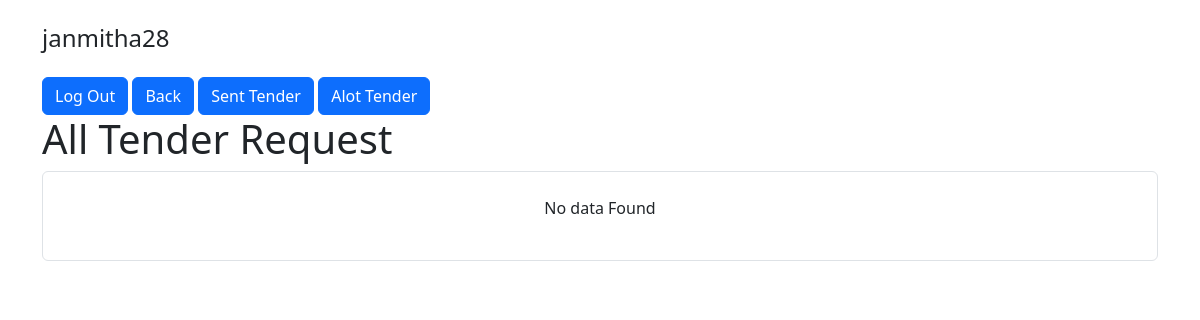
The app's page /tender-requests/index.php (signed in), older data.
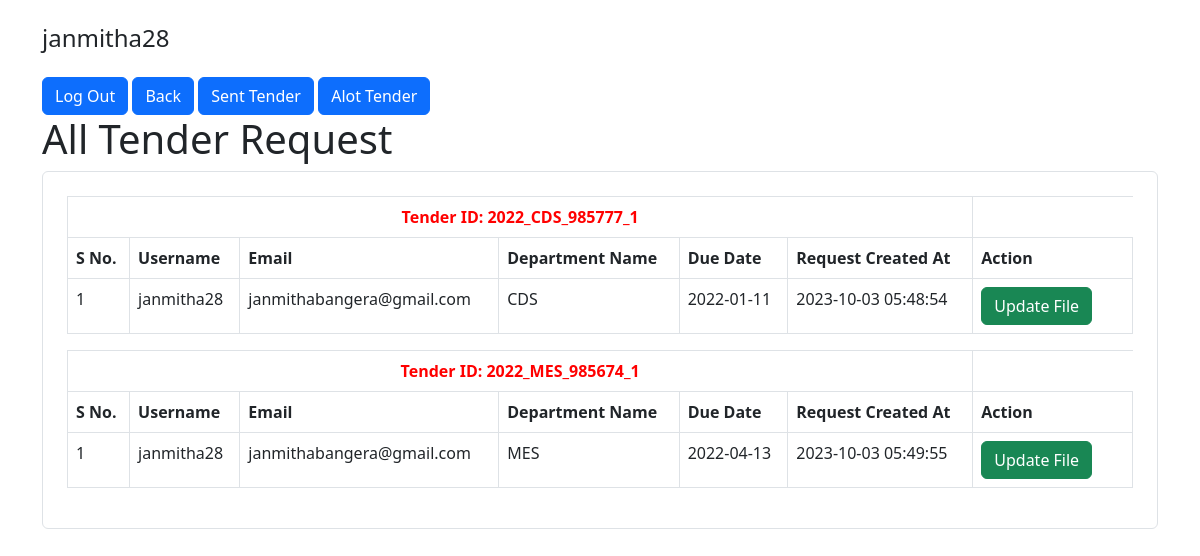
The same page, newer data.
### tables this page shows
CREATE TABLE `user_tender_requests` (
  `id` int(11) NOT NULL,
  `user_id` int(11) NOT NULL,
  `tender_id` int(11) NOT NULL,
  `created_at` timestamp NOT NULL DEFAULT current_timestamp(),
  `status` varchar(15) NOT NULL,
  `tender_no` varchar(20) DEFAULT NULL,
  `name_of_work` varchar(255) DEFAULT NULL,
  `file_name` varchar(40) DEFAULT NULL,
  `reference_code` varchar(20) DEFAULT NULL,
  `section_id` varchar(20) NOT NULL,
  `sent_at` datetime DEFAULT NULL,
  `edit_user_id` int(11) DEFAULT NULL,
  `allotted_at` datetime DEFAULT NULL,
  `updated_at` datetime DEFAULT current_timestamp() ON UPDATE current_timestamp()
);

CREATE TABLE `users` (
  `id` int(11) NOT NULL,
  `username` varchar(30) NOT NULL,
  `email` varchar(50) NOT NULL,
  `password` varchar(255) NOT NULL,
  `created_at` datetime NOT NULL DEFAULT current_timestamp()
);

CREATE TABLE `department` (
  `id` int(11) NOT NULL,
  `name` varchar(255) DEFAULT NULL
);

CREATE TABLE `tenders` (
  `id` int(11) NOT NULL,
  `due_date` date DEFAULT NULL,
  `tenderID` varchar(255) DEFAULT NULL,
  `department_id` int(11) DEFAULT NULL
);

### tender-requests/index.php (the view, shortened to what this page needs)
<?php
require_once "../config.php";
$query = "SELECT users.username,users.email, department.name as departmentName,
tenders.tenderID, tenders.due_date, user_tender_requests.created_at,user_tender_requests.id FROM `user_tender_requests`
inner join `users` on user_tender_requests.user_id= users.id inner join `tenders` on
user_tender_requests.tender_id = tenders.id inner join `department` on tenders.department_id = department.id where user_tender_requests.status= 'Requested'";
$data = [];
$result = $link->query($query);
while ($row = $result->fetch_assoc()) {
    $data[$row['tenderID']][] = $row;
}
?>
<!DOCTYPE html>
<html lang="en">
<head>
    <link rel="stylesheet" href="../style.css">
    <link href="https://cdn.jsdelivr.net/npm/bootstrap@5.2.0-beta1/dist/css/bootstrap.min.css" rel="stylesheet">
</head>
<body>
    <div class="container">
        <div class="col-lg-5 text-left">
            <h4 class="my-4"><?= htmlspecialchars($_SESSION["username"]); ?></h4>
            <a href="./logout.php" class="btn btn-primary">Log Out</a>
            <a href="../" class="btn btn-primary">Back </a>
            <a href="../sent-tenders/" class="btn btn-primary">Sent Tender</a>
            <a href="../alot-tenders/" class="btn btn-primary">Alot Tender</a>
        </div>
        <div class="row justify-content-center">
            <div class="col-lg-12">
                <h1>All Tender Request</h1>
                <div class="form-wrap border rounded p-4">
                    <?php if (count($data) > 0) {
                        foreach ($data  as $key => $values) { ?>
                            <table class="table  table-bordered">
                                <thead>
                                    <tr>
                                        <th colspan="6" class="text-center tenderID"> Tender ID: <?= $key ?></th>
                                    </tr>
                                </thead>
                                <tbody>
                                    <tr class="header">
                                        <td>S No.</td>
                                        <td>Username</td>
                                        <td>Email</td>
                                        <td>Department Name</td>
                                        <td>Due Date</td>
                                        <td>Request Created At</td>
                                        <td>Action</td>
                                    </tr>
                                    <?php
                                    $counter=1;
                                    foreach ($values as $itemKey => $item) { ?>
                                        <tr>
                                            <td><?php echo $counter ?></td>
                                            <td><?php echo $values[$itemKey]["username"] ?></td>
                                            <td><?php echo $values[$itemKey]["email"] ?></td>
                                            <td><?php echo $values[$itemKey]['departmentName'] ?></td>
                                            <td><?php echo $values[$itemKey]['due_date'] ?></td>
                                            <td><?php echo $values[$itemKey]['created_at'] ?></td>
                                            <td width="15%">
                                                <a href="./update.php?id=<?php echo $values[$itemKey]["id"]; ?>" class="btn btn-success"> <i class="fa fa-edit"></i> Update File</a>
                                            </td>
                                        </tr>
                                    <?php $counter++; } ?>
                                </tbody>
                            </table>
                    <?php }
                    } else {
                        echo  "<p class='text-center'>No data Found </p>";
                    } ?>
                </div>
            </div>
        </div>
    </div>
</body>
</html>

Row changes from the older to the newer data that the page shows:
added user_tender_requests: user.username "janmitha28", user.email "janmithabangera@gmail.com", department.name "CDS", tender.due_date "2022-01-11", created_at "2023-10-03 05:48:54", shown under "2022_CDS_985777_1"
added user_tender_requests: user.username "janmitha28", user.email "janmithabangera@gmail.com", department.name "MES", tender.due_date "2022-04-13", created_at "2023-10-03 05:49:55", shown under "2022_MES_985674_1"
Text that changed along with them:
new list line: "Tender ID: 2022_CDS_985777_1 S No. Username Email Department Name Due Date Request Created At Action"
new list line: "Tender ID: 2022_MES_985674_1 S No. Username Email Department Name Due Date Request Created At Action"
text no longer shown: "No data Found"
